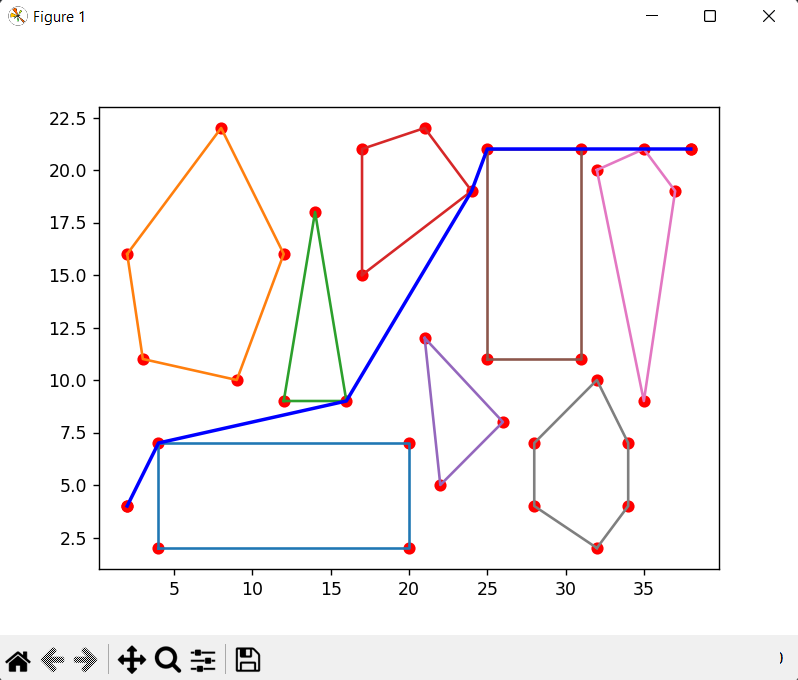

This chart was generated by the following Python code:
from collections import defaultdict
from queue import PriorityQueue
import math
from matplotlib import pyplot as plt

class Point(object):
    def __init__(self,x,y,polygon_id=-1):
        self.x=x
        self.y=y
        self.polygon_id=polygon_id
        self.g=0
        self.pre=None

    def rel(self, other, line):
        return line.d(self)*line.d(other)>=0
    
    def can_see(self, other, line):
        l1 = self.line_to(line.p1)
        l2 = self.line_to(line.p2)
        d3 = line.d(self)*line.d(other)<0
        d1=other.rel(line.p2,l1)
        d2=other.rel(line.p1,l2)
        return not (d1 and d2 and d3)
    
    def line_to(self, other):
        return Edge (self, other)
    
    def heuristic(self, other):
        return euclid_distance(self,other)
    
    def __eq__(self, point):
        return point and self.x == point.x and self.y == point.y

    def __ne__(self, point):
        return not self.__eq__(point)
    
    def __lt__(self, point):
        return hash(self) < hash(point)
    
    def __str__(self):
        return self.x.__hash__()^self.y.__hash__()
    
    def __repr__(self):
        return "(%d, %d)" % (self.x, self.y)
    def __hash__(self):
        return self.x.__hash__() ^ self.y.__hash__()
    
class Edge(object):
    def __init__(self, point1, point2):
        self.p1 = point1
        self.p2 = point2 

    def get_adjacent(self, point):
        if point == self.p1:
            return self.p2
        if point == self.p2:
            return self.p1
            
    def d(self, point):
        vect_a = Point(self.p2.x - self.p1.x, self.p2.y - self.p1.y)
        vect_n = Point(-vect_a.y, vect_a.x)
        return vect_n.x * (point.x - self.p1.x) + vect_n.y * (point.y-self.p1.y)
        
    def __str__(self):
        return "({},{})".format(self.p1, self.p2)
        
    def __contains__(self,point):
        return self.p1 == point or self.p2 == point
        
    def __hash__(self):
        return self.p1.__hash__() ^ self.p2.__hash__()
        
    def __repr__(self):
        return "Edge({!r}, {!r})".format(self.p1, self.p2)
        
class Graph:
    def __init__(self,polygons):
        self.graph = defaultdict(set)
        self.edges = set()
        self.polygons = defaultdict(set)
        pid = 0
        for polygon in polygons:
            if len(polygon) ==2:
                polygon.pop()
            if polygon[0] == polygon[-1]:
                self.add_point(polygon[0])
            else:
                for i, point in enumerate(polygon):
                    neighbor_point = polygon[(i+1)%len(polygon)]
                    edge = Edge(point, neighbor_point)
                    if len(polygon) > 2:
                        point.polygon_id = pid
                        neighbor_point.polygon_id = pid
                        self.polygons[pid].add(edge)
                    self.add_edge(edge)
                if len(polygon) > 2:
                    pid +=1
    
    def get_adjacent_points(self, point):
        return list(filter(None.__ne__, [edge.get_adjacent(point) for edge in self.edges]))
    
    def can_see(self, start):
        see_list = list()
        cant_see_list = list()

        for polygon in self.polygons:
            for edge in self.polygons[polygon]:
                for point in self.get_points():
                    if start == point:
                        cant_see_list.append(point)
                    if start in self.get_polygon_points(polygon):
                        for poly_point in self.get_polygon_points(polygon):
                            if poly_point not in self.get_adjacent_points(start):
                                cant_see_list.append(poly_point)
                    if point not in cant_see_list:
                        if start.can_see(point, edge):
                            if point not in see_list:
                                see_list.append(point)
                        elif point in see_list:
                            see_list.remove(point)
                            cant_see_list.append(point)
                        else:
                            cant_see_list.append(point)
        return see_list
    
    def get_polygon_points(self, index):
        point_set = set()
        for edge in self.polygons[index]:
            point_set.add(edge.p1)
            point_set.add(edge.p2)
        return point_set
    
    def get_points(self):
        return list(self.graph)
    
    def get_edges(self):
        return self.edges
    
    def add_point(self, point):
        self.graph[point].add(point)

    def add_edge(self,edge):
        self.graph[edge.p1].add(edge)
        self.graph[edge.p2].add(edge)
        self.edges.add(edge)

    def __contains__(self, item):
        if isinstance(item, Point):
            return item in self.graph
        if isinstance(item, Edge):
            return item in self.edges
        return False
    
    def __getitem__(self, point):
        if point in self.graph:
            return self.graph[point]
        return set()
    
    def __str__(self):
        res = ""
        for point in self.graph:
            res += "\n" + str(point) + ": "
            for edge in self.graph[point]:
                res += str(edge)
        return res
    
    def __repr__(self):
        return self.__str__()
    
    def h(self, point):
        heuristic = getattr(self, 'heuristic', None)
        if heuristic:
            return heuristic[point]
        else:
            return -1

def euclid_distance(point1, point2):
    return round(float(math.sqrt((point2.x - point1.x)**2 + (point2.y-point1.y)**2)), 3)

def search(graph, start, goal, func):
    closed=set()
    queue = PriorityQueue()
    queue.put((0+func(graph, start), start))
    if start not in closed:
        closed.add(start)
    while not queue.empty():
        cost, node = queue.get()
        if node ==goal:
            return node
        for i in graph.can_see(node):
            new_cost = node.g + euclid_distance(node, i)
            if i not in closed or new_cost < i.g:
                closed.add(i)
                i.g = new_cost
                i.pre = node
                new_cost = func(graph, i)
                queue.put((new_cost, i))
    return node

a_star = lambda graph, i: i.g + graph.h(i)
greedy = lambda graph, i: graph.h(i)

def main():
    n_polygon = 0
    poly_list = list(list())
    x = list()
    y = list()
    with open('Input.txt', 'r') as f:
        line = f.readline()
        line = line.strip()
        line = line.split()
        line = list(map(int, line))
        n_polygon = line[0]
        start = Point(line[1], line[2])
        goal = Point(line[3], line[4])
        poly_list.append([start])
        for line in f:
            point_list = list()
            line = line.split()
            n_vertex = int(line[0])
            for j in range(0,2*n_vertex,2):
                point_list.append(Point(int(line[j+1]), int(line[j+2])))
            poly_list.append(point_list[:])
        poly_list.append([goal])
        graph=Graph(poly_list)
        graph.heuristic = {point:point.heuristic(goal) for point in graph.get_points()}

        a = search(graph, start, goal, a_star)

        result = list()

        while a:
            result.append(a)
            a = a.pre
        result.reverse()
        print_res = [[point, point.polygon_id] for point in result]
        print(*print_res, sep=' -> ')
        plt.figure()
        plt.plot([start.x], [start.y], 'ro')
        plt.plot([goal.x], [goal.y], 'ro')

        for point in graph.get_points():
            x.append(point.x)
            y.append(point.y)
        plt.plot(x,y,'ro')
        for i in range(1, len(poly_list)-1):
            coord = list()
            for point in poly_list[i]:
                coord.append([point.x, point.y])
            coord.append(coord[0])
            xs, ys = zip(*coord) #create lists of x and y values
            plt.plot(xs,ys)
        x = list()
        y = list()
        for point in result:
            x.append(point.x)
            y.append(point.y)
        plt.plot(x,y,'b',linewidth=2.0)
        plt.show()

if __name__ == "__main__":
    main()
        
